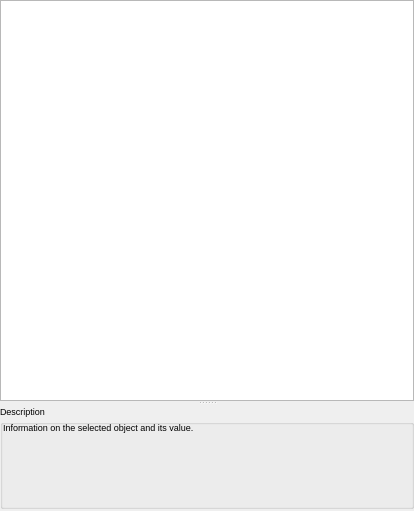
<?xml version="1.0" encoding="UTF-8"?>
<ui version="4.0">
 <class>PropertiesWindow</class>
 <widget class="QDialog" name="PropertiesWindow">
  <property name="windowModality">
   <enum>Qt::ApplicationModal</enum>
  </property>
  <property name="geometry">
   <rect>
    <x>0</x>
    <y>0</y>
    <width>414</width>
    <height>511</height>
   </rect>
  </property>
  <property name="sizePolicy">
   <sizepolicy hsizetype="Preferred" vsizetype="Preferred">
    <horstretch>0</horstretch>
    <verstretch>0</verstretch>
   </sizepolicy>
  </property>
  <property name="windowTitle">
   <string>Properties</string>
  </property>
  <property name="autoFillBackground">
   <bool>false</bool>
  </property>
  <property name="sizeGripEnabled">
   <bool>false</bool>
  </property>
  <property name="modal">
   <bool>true</bool>
  </property>
  <layout class="QHBoxLayout" name="horizontalLayout">
   <property name="spacing">
    <number>0</number>
   </property>
   <property name="leftMargin">
    <number>0</number>
   </property>
   <property name="topMargin">
    <number>0</number>
   </property>
   <property name="rightMargin">
    <number>0</number>
   </property>
   <property name="bottomMargin">
    <number>0</number>
   </property>
   <item>
    <widget class="QSplitter" name="splitter">
     <property name="sizePolicy">
      <sizepolicy hsizetype="Expanding" vsizetype="Expanding">
       <horstretch>1</horstretch>
       <verstretch>1</verstretch>
      </sizepolicy>
     </property>
     <property name="orientation">
      <enum>Qt::Vertical</enum>
     </property>
     <property name="opaqueResize">
      <bool>false</bool>
     </property>
     <property name="childrenCollapsible">
      <bool>false</bool>
     </property>
     <widget class="QTableView" name="tableView">
      <property name="sizePolicy">
       <sizepolicy hsizetype="Expanding" vsizetype="Expanding">
        <horstretch>0</horstretch>
        <verstretch>2</verstretch>
       </sizepolicy>
      </property>
      <property name="minimumSize">
       <size>
        <width>240</width>
        <height>200</height>
       </size>
      </property>
      <property name="maximumSize">
       <size>
        <width>16777215</width>
        <height>16777215</height>
       </size>
      </property>
      <property name="font">
       <font>
        <pointsize>7</pointsize>
       </font>
      </property>
      <property name="autoFillBackground">
       <bool>false</bool>
      </property>
      <property name="sizeAdjustPolicy">
       <enum>QAbstractScrollArea::AdjustToContents</enum>
      </property>
      <property name="autoScroll">
       <bool>true</bool>
      </property>
      <property name="editTriggers">
       <set>QAbstractItemView::NoEditTriggers</set>
      </property>
      <property name="showDropIndicator" stdset="0">
       <bool>false</bool>
      </property>
      <property name="dragDropOverwriteMode">
       <bool>false</bool>
      </property>
      <property name="alternatingRowColors">
       <bool>true</bool>
      </property>
      <property name="selectionMode">
       <enum>QAbstractItemView::SingleSelection</enum>
      </property>
      <property name="selectionBehavior">
       <enum>QAbstractItemView::SelectRows</enum>
      </property>
      <property name="textElideMode">
       <enum>Qt::ElideRight</enum>
      </property>
      <property name="verticalScrollMode">
       <enum>QAbstractItemView::ScrollPerItem</enum>
      </property>
      <property name="horizontalScrollMode">
       <enum>QAbstractItemView::ScrollPerItem</enum>
      </property>
      <property name="showGrid">
       <bool>true</bool>
      </property>
      <property name="wordWrap">
       <bool>true</bool>
      </property>
      <property name="cornerButtonEnabled">
       <bool>false</bool>
      </property>
      <attribute name="horizontalHeaderHighlightSections">
       <bool>false</bool>
      </attribute>
      <attribute name="horizontalHeaderStretchLastSection">
       <bool>true</bool>
      </attribute>
      <attribute name="verticalHeaderVisible">
       <bool>false</bool>
      </attribute>
      <attribute name="verticalHeaderDefaultSectionSize">
       <number>16</number>
      </attribute>
      <attribute name="verticalHeaderHighlightSections">
       <bool>false</bool>
      </attribute>
     </widget>
     <widget class="QGroupBox" name="groupBox">
      <property name="sizePolicy">
       <sizepolicy hsizetype="Preferred" vsizetype="Fixed">
        <horstretch>1</horstretch>
        <verstretch>0</verstretch>
       </sizepolicy>
      </property>
      <property name="minimumSize">
       <size>
        <width>0</width>
        <height>104</height>
       </size>
      </property>
      <property name="maximumSize">
       <size>
        <width>16777215</width>
        <height>104</height>
       </size>
      </property>
      <property name="font">
       <font>
        <pointsize>7</pointsize>
       </font>
      </property>
      <property name="autoFillBackground">
       <bool>false</bool>
      </property>
      <property name="title">
       <string>Description</string>
      </property>
      <property name="alignment">
       <set>Qt::AlignLeading|Qt::AlignLeft|Qt::AlignTop</set>
      </property>
      <property name="flat">
       <bool>false</bool>
      </property>
      <property name="checkable">
       <bool>false</bool>
      </property>
      <layout class="QHBoxLayout" name="horizontalLayout_2" stretch="0">
       <property name="spacing">
        <number>0</number>
       </property>
       <property name="leftMargin">
        <number>0</number>
       </property>
       <property name="topMargin">
        <number>0</number>
       </property>
       <property name="rightMargin">
        <number>0</number>
       </property>
       <property name="bottomMargin">
        <number>0</number>
       </property>
       <item>
        <widget class="QLabel" name="label">
         <property name="sizePolicy">
          <sizepolicy hsizetype="Preferred" vsizetype="Fixed">
           <horstretch>0</horstretch>
           <verstretch>0</verstretch>
          </sizepolicy>
         </property>
         <property name="minimumSize">
          <size>
           <width>192</width>
           <height>86</height>
          </size>
         </property>
         <property name="maximumSize">
          <size>
           <width>16777215</width>
           <height>86</height>
          </size>
         </property>
         <property name="font">
          <font>
           <pointsize>7</pointsize>
          </font>
         </property>
         <property name="text">
          <string>Information on the selected object and its value.</string>
         </property>
         <property name="textFormat">
          <enum>Qt::PlainText</enum>
         </property>
         <property name="scaledContents">
          <bool>true</bool>
         </property>
         <property name="alignment">
          <set>Qt::AlignLeading|Qt::AlignLeft|Qt::AlignTop</set>
         </property>
         <property name="wordWrap">
          <bool>true</bool>
         </property>
         <property name="margin">
          <number>1</number>
         </property>
         <property name="textInteractionFlags">
          <set>Qt::NoTextInteraction</set>
         </property>
        </widget>
       </item>
      </layout>
     </widget>
    </widget>
   </item>
  </layout>
 </widget>
 <resources/>
 <connections/>
</ui>
